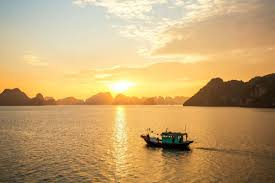
#> input picture vuthanhhai/Img/images.jpg, 275 x 183 px
$ python DoBienAnh.py   (older library calls are emulated)
#> lines starting #> are read from the running program, lines starting #| are printed output that depends on the picture
import cv2
import numpy as np

# Đọc ảnh
img = cv2.imread('Img/images.jpg', cv2.IMREAD_GRAYSCALE)
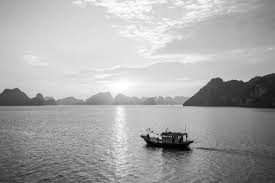
#> img: shape (183, 275); min 0, max 255, mean 168.4

# Tạo các ma trận Sobel
sobelx = cv2.Sobel(img, cv2.CV_64F, 1, 0, ksize=3)
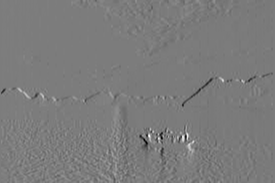
#> sobelx: shape (183, 275) float64; min -589, max 621, mean -1.3; drawn with min black and max white
sobely = cv2.Sobel(img, cv2.CV_64F, 0, 1, ksize=3)
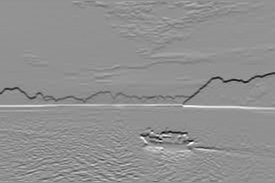
#> sobely: shape (183, 275) float64; min -685, max 512, mean -4.3; drawn with min black and max white

# Tính độ lớn gradient
magnitude = np.sqrt(sobelx**2 + sobely**2)
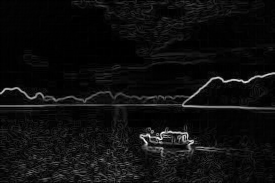
#> magnitude: shape (183, 275) float64; min 0, max 692.7, mean 39.9; drawn with min black and max white

# Áp dụng ngưỡng (ví dụ)
#> (the run stopped early here; a loop or call above may not have finished)
